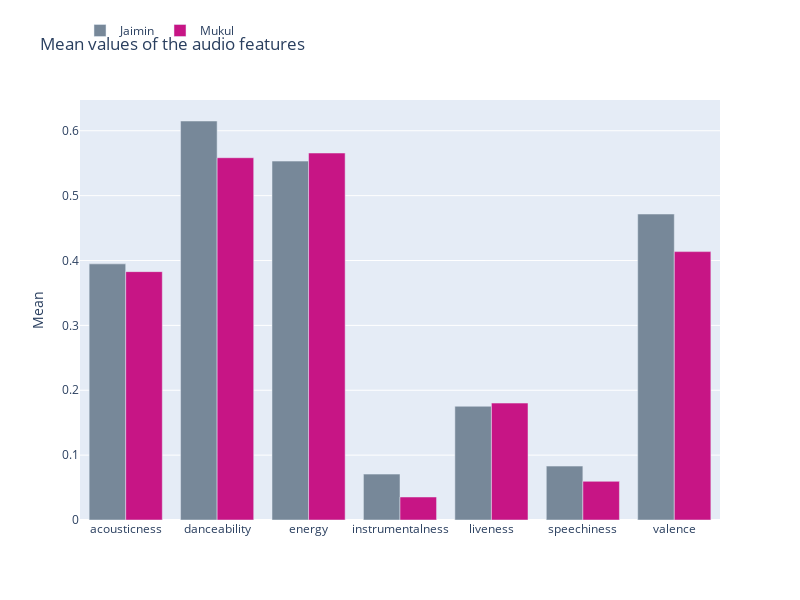

This figure's notebook cell:
### Code cell
import plotly.graph_objects as go

N = len(features_jaimin.mean())
ind = list(features_jaimin)
jaimin_means = list(features_jaimin.mean())
mukul_means = list(features_mukul.mean())

fig = go.Figure()
fig.update_layout(title="Mean values of the audio features", yaxis_title="Mean",
                  width=800, height=600, barmode='group')

fig.add_trace(go.Bar(x=ind, y=jaimin_means, name='Jaimin', marker_color='lightslategray'))

fig.add_trace(go.Bar(x=ind, y=mukul_means, name='Mukul', marker_color='mediumvioletred'))

fig.update_layout(xaxis_tickfont_size=12)

fig.update_layout(legend=dict(x=0, y=1.2, orientation='h'))

fig.show()

### Figure 1 — Plotly figure (JSON) as saved in the notebook; plotly's stock layout.template omitted (floating-point values rounded to 4 significant figures)
{"data": [{"marker": {"color": "lightslategray"}, "name": "Jaimin", "type": "bar", "x": ["acousticness", "danceability", "energy", "instrumentalness", "liveness", "speechiness", "valence"], "y": [0.3949, 0.6151, 0.5533, 0.07073, 0.1754, 0.0831, 0.4717]}, {"marker": {"color": "mediumvioletred"}, "name": "Mukul", "type": "bar", "x": ["acousticness", "danceability", "energy", "instrumentalness", "liveness", "speechiness", "valence"], "y": [0.3829, 0.5585, 0.5657, 0.03548, 0.1802, 0.05962, 0.4137]}], "layout": {"barmode": "group", "height": 600, "legend": {"orientation": "h", "x": 0, "y": 1.2}, "title": {"text": "Mean values of the audio features"}, "width": 800, "xaxis": {"tickfont": {"size": 12}}, "yaxis": {"title": {"text": "Mean"}}}}
